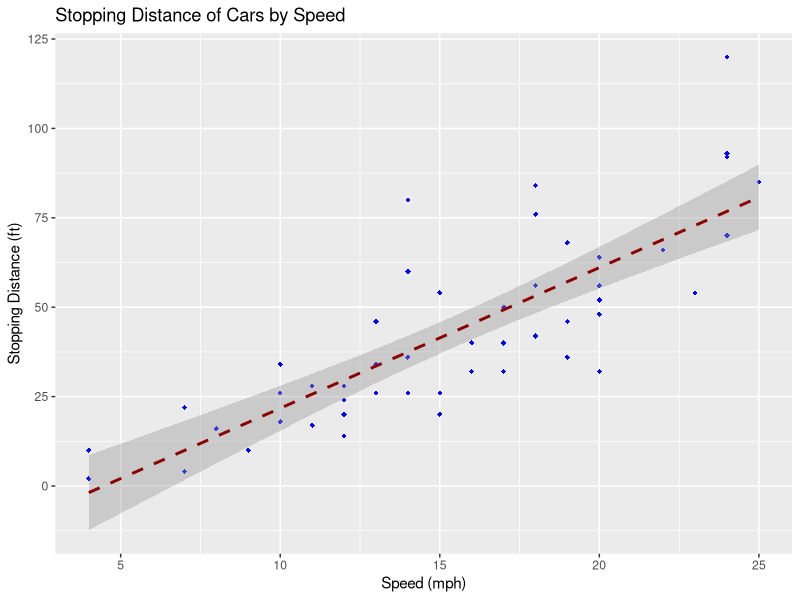

This figure's R source:
# Create a meaningful visualisation using in the in-built datasets in R, using ggplot and qplot

# Load the ggplot2 library and in-built datasets
library (ggplot2)
data()

# Load the Cars Dataset
data("cars")

#Visualise a sample of the data
head(cars, 5)

# Plot a scatter graph with regression line and confidence interval
ggplot(cars, aes(x=speed, y=dist)) + 
  geom_point(shape=18, color="blue") + 
  geom_smooth(method=lm, linetype="dashed", color="darkred") +
  labs(title="Stopping Distance of Cars by Speed", x="Speed (mph)", y="Stopping Distance (ft)") 


